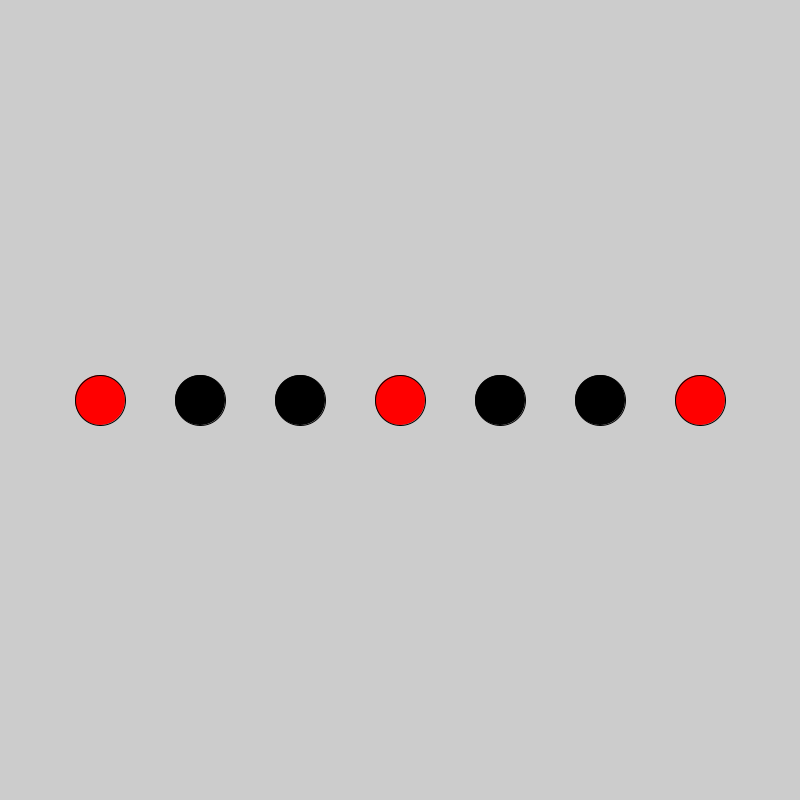
Frame 1 (no input)
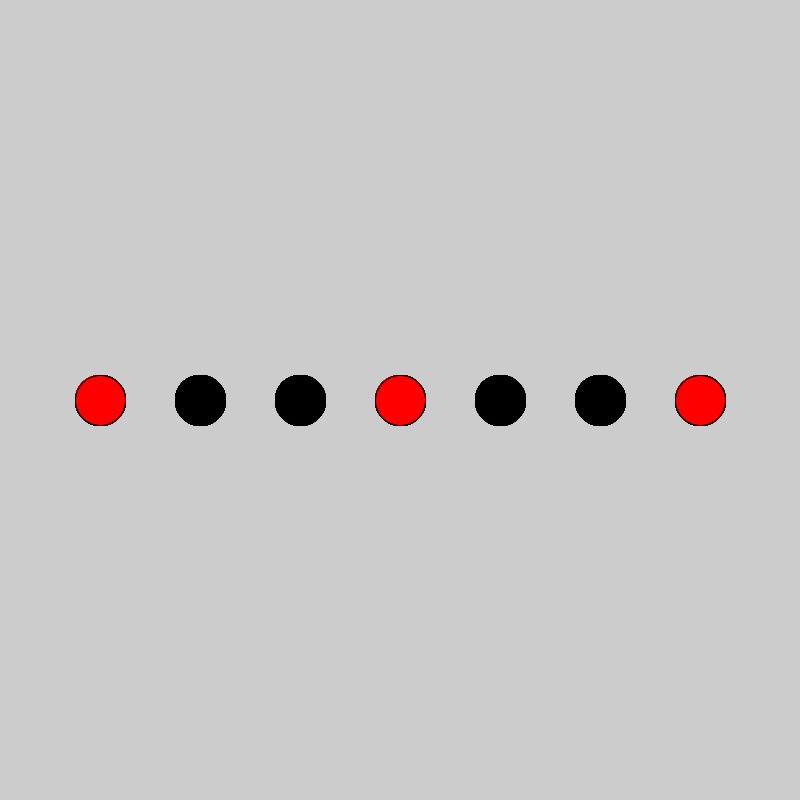
Frame 60 (the mouse pressed at the canvas centre just before this capture)
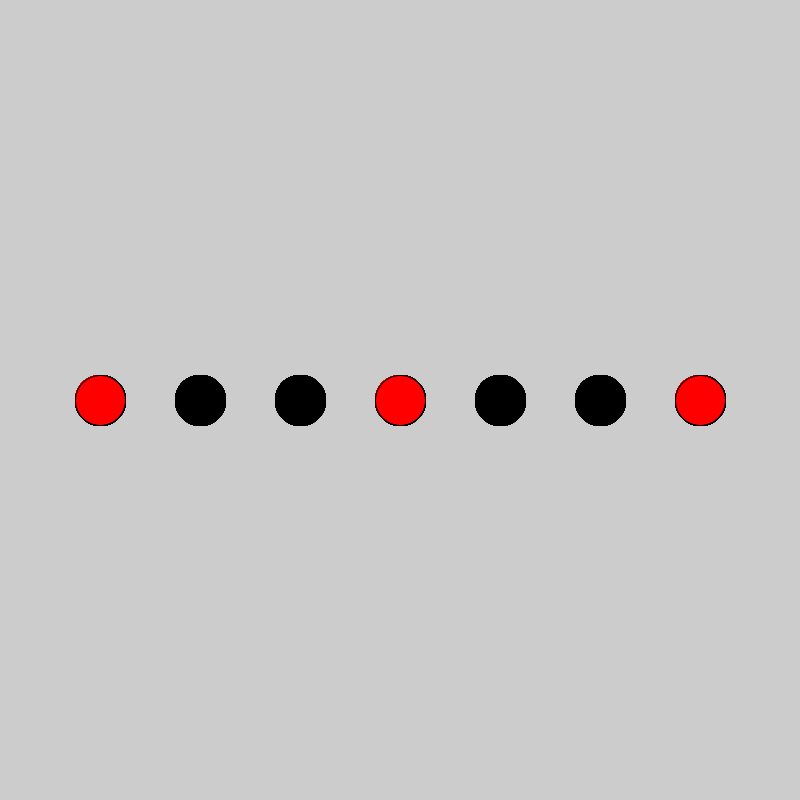
Frame 120 (the mouse held since frame 60 and released just before this capture)

The Processing sketch that drew these frames (run headless with seeded random() and noise(); from frame 60 on, the mouse is pressed at the canvas centre):

// Processing sketch: preg05
// ── preg05.pde

void setup(){
  size(800, 800);
}

void draw(){
 
  int x =0, b = 100;
  
  for(int i=0; i<7; i++){
    x = x + b;
    if( i% 3 == 0){
      fill(255, 0, 0);
    }
    else {
      fill(0);
    }
    circle(x, height/2, 50);
  }
  
}
